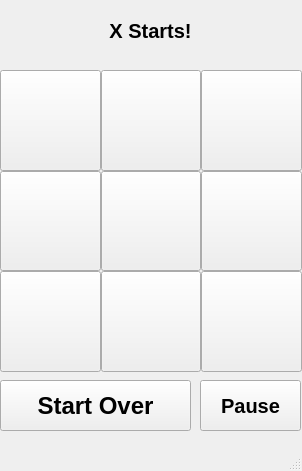
<?xml version="1.0" encoding="UTF-8"?>
<ui version="4.0">
 <class>gameTicWindow</class>
 <widget class="QMainWindow" name="gameTicWindow">
  <property name="geometry">
   <rect>
    <x>0</x>
    <y>0</y>
    <width>302</width>
    <height>471</height>
   </rect>
  </property>
  <property name="windowTitle">
   <string>Tic Tae Toe</string>
  </property>
  <widget class="QWidget" name="centralwidget">
   <widget class="QWidget" name="gridLayoutWidget">
    <property name="geometry">
     <rect>
      <x>0</x>
      <y>70</y>
      <width>302</width>
      <height>302</height>
     </rect>
    </property>
    <layout class="QGridLayout" name="gridLayout">
     <property name="spacing">
      <number>0</number>
     </property>
     <item row="2" column="1">
      <widget class="QPushButton" name="pushButton_5">
       <property name="sizePolicy">
        <sizepolicy hsizetype="Minimum" vsizetype="Fixed">
         <horstretch>100</horstretch>
         <verstretch>100</verstretch>
        </sizepolicy>
       </property>
       <property name="minimumSize">
        <size>
         <width>100</width>
         <height>100</height>
        </size>
       </property>
       <property name="font">
        <font>
         <pointsize>67</pointsize>
         <weight>75</weight>
         <bold>true</bold>
        </font>
       </property>
       <property name="text">
        <string/>
       </property>
      </widget>
     </item>
     <item row="3" column="1">
      <widget class="QPushButton" name="pushButton_6">
       <property name="sizePolicy">
        <sizepolicy hsizetype="Minimum" vsizetype="Fixed">
         <horstretch>100</horstretch>
         <verstretch>100</verstretch>
        </sizepolicy>
       </property>
       <property name="minimumSize">
        <size>
         <width>100</width>
         <height>100</height>
        </size>
       </property>
       <property name="font">
        <font>
         <pointsize>67</pointsize>
         <weight>75</weight>
         <bold>true</bold>
        </font>
       </property>
       <property name="text">
        <string/>
       </property>
      </widget>
     </item>
     <item row="2" column="0">
      <widget class="QPushButton" name="pushButton_2">
       <property name="sizePolicy">
        <sizepolicy hsizetype="Minimum" vsizetype="Fixed">
         <horstretch>100</horstretch>
         <verstretch>100</verstretch>
        </sizepolicy>
       </property>
       <property name="minimumSize">
        <size>
         <width>100</width>
         <height>100</height>
        </size>
       </property>
       <property name="font">
        <font>
         <pointsize>67</pointsize>
         <weight>75</weight>
         <bold>true</bold>
        </font>
       </property>
       <property name="text">
        <string/>
       </property>
      </widget>
     </item>
     <item row="0" column="1">
      <widget class="QPushButton" name="pushButton_4">
       <property name="sizePolicy">
        <sizepolicy hsizetype="Minimum" vsizetype="Fixed">
         <horstretch>100</horstretch>
         <verstretch>100</verstretch>
        </sizepolicy>
       </property>
       <property name="minimumSize">
        <size>
         <width>100</width>
         <height>100</height>
        </size>
       </property>
       <property name="font">
        <font>
         <pointsize>67</pointsize>
         <weight>75</weight>
         <bold>true</bold>
        </font>
       </property>
       <property name="text">
        <string/>
       </property>
      </widget>
     </item>
     <item row="3" column="0">
      <widget class="QPushButton" name="pushButton_3">
       <property name="sizePolicy">
        <sizepolicy hsizetype="Minimum" vsizetype="Fixed">
         <horstretch>100</horstretch>
         <verstretch>100</verstretch>
        </sizepolicy>
       </property>
       <property name="minimumSize">
        <size>
         <width>100</width>
         <height>100</height>
        </size>
       </property>
       <property name="font">
        <font>
         <pointsize>67</pointsize>
         <weight>75</weight>
         <bold>true</bold>
        </font>
       </property>
       <property name="text">
        <string/>
       </property>
      </widget>
     </item>
     <item row="0" column="0">
      <widget class="QPushButton" name="pushButton">
       <property name="sizePolicy">
        <sizepolicy hsizetype="Minimum" vsizetype="Fixed">
         <horstretch>100</horstretch>
         <verstretch>100</verstretch>
        </sizepolicy>
       </property>
       <property name="minimumSize">
        <size>
         <width>100</width>
         <height>100</height>
        </size>
       </property>
       <property name="font">
        <font>
         <pointsize>67</pointsize>
         <weight>75</weight>
         <bold>true</bold>
        </font>
       </property>
       <property name="text">
        <string/>
       </property>
      </widget>
     </item>
     <item row="0" column="2">
      <widget class="QPushButton" name="pushButton_7">
       <property name="sizePolicy">
        <sizepolicy hsizetype="Minimum" vsizetype="Fixed">
         <horstretch>100</horstretch>
         <verstretch>100</verstretch>
        </sizepolicy>
       </property>
       <property name="minimumSize">
        <size>
         <width>100</width>
         <height>100</height>
        </size>
       </property>
       <property name="font">
        <font>
         <pointsize>67</pointsize>
         <weight>75</weight>
         <bold>true</bold>
        </font>
       </property>
       <property name="text">
        <string/>
       </property>
      </widget>
     </item>
     <item row="2" column="2">
      <widget class="QPushButton" name="pushButton_8">
       <property name="sizePolicy">
        <sizepolicy hsizetype="Minimum" vsizetype="Fixed">
         <horstretch>100</horstretch>
         <verstretch>100</verstretch>
        </sizepolicy>
       </property>
       <property name="minimumSize">
        <size>
         <width>100</width>
         <height>100</height>
        </size>
       </property>
       <property name="font">
        <font>
         <pointsize>67</pointsize>
         <weight>75</weight>
         <bold>true</bold>
        </font>
       </property>
       <property name="text">
        <string/>
       </property>
      </widget>
     </item>
     <item row="3" column="2">
      <widget class="QPushButton" name="pushButton_9">
       <property name="sizePolicy">
        <sizepolicy hsizetype="Minimum" vsizetype="Fixed">
         <horstretch>100</horstretch>
         <verstretch>100</verstretch>
        </sizepolicy>
       </property>
       <property name="minimumSize">
        <size>
         <width>100</width>
         <height>100</height>
        </size>
       </property>
       <property name="font">
        <font>
         <pointsize>67</pointsize>
         <weight>75</weight>
         <bold>true</bold>
        </font>
       </property>
       <property name="text">
        <string/>
       </property>
      </widget>
     </item>
    </layout>
   </widget>
   <widget class="QPushButton" name="pushButton_10">
    <property name="geometry">
     <rect>
      <x>0</x>
      <y>380</y>
      <width>191</width>
      <height>51</height>
     </rect>
    </property>
    <property name="font">
     <font>
      <pointsize>18</pointsize>
      <weight>75</weight>
      <bold>true</bold>
     </font>
    </property>
    <property name="text">
     <string>Start Over</string>
    </property>
   </widget>
   <widget class="QLabel" name="gameLabel">
    <property name="geometry">
     <rect>
      <x>0</x>
      <y>10</y>
      <width>301</width>
      <height>41</height>
     </rect>
    </property>
    <property name="font">
     <font>
      <pointsize>15</pointsize>
      <weight>75</weight>
      <bold>true</bold>
     </font>
    </property>
    <property name="text">
     <string>X Starts!</string>
    </property>
    <property name="alignment">
     <set>Qt::AlignCenter</set>
    </property>
   </widget>
   <widget class="QPushButton" name="pushButton_11">
    <property name="geometry">
     <rect>
      <x>200</x>
      <y>380</y>
      <width>101</width>
      <height>51</height>
     </rect>
    </property>
    <property name="font">
     <font>
      <pointsize>15</pointsize>
      <weight>75</weight>
      <bold>true</bold>
     </font>
    </property>
    <property name="text">
     <string>Pause</string>
    </property>
   </widget>
  </widget>
  <widget class="QMenuBar" name="menubar">
   <property name="geometry">
    <rect>
     <x>0</x>
     <y>0</y>
     <width>302</width>
     <height>21</height>
    </rect>
   </property>
  </widget>
  <widget class="QStatusBar" name="statusbar"/>
 </widget>
 <resources/>
 <connections/>
</ui>
